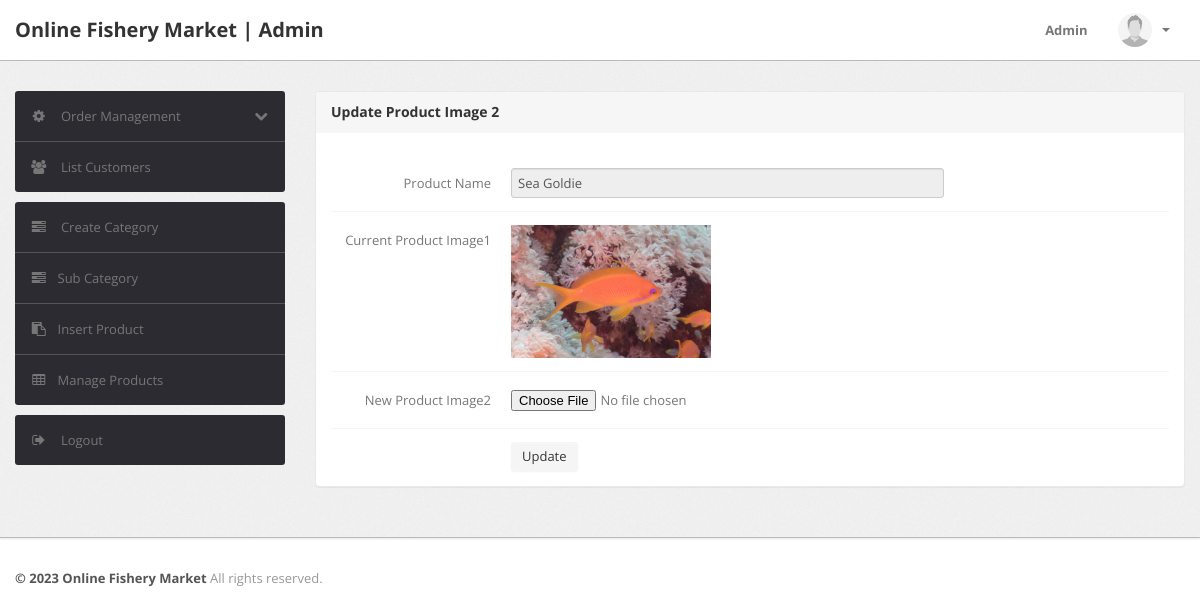
Page /css/admin/update-image2.php?id=1 (signed in) on the committed database.
### tables this page shows
CREATE TABLE `products` (
  `id` int(11) NOT NULL,
  `category` int(11) NOT NULL,
  `subCategory` int(11) DEFAULT NULL,
  `productName` varchar(255) DEFAULT NULL,
  `productCompany` varchar(255) DEFAULT NULL,
  `productPrice` int(11) DEFAULT NULL,
  `productPriceBeforeDiscount` int(11) DEFAULT NULL,
  `productDescription` longtext DEFAULT NULL,
  `productImage1` varchar(255) DEFAULT NULL,
  `productImage2` varchar(255) DEFAULT NULL,
  `productImage3` varchar(255) DEFAULT NULL,
  `shippingCharge` int(11) DEFAULT NULL,
  `productAvailability` varchar(255) DEFAULT NULL,
  `postingDate` timestamp NULL DEFAULT current_timestamp(),
  `updationDate` varchar(255) DEFAULT NULL
);

### css/admin/update-image2.php (the view, shortened to what this page needs)
<?php
include('include/config.php');
if(strlen($_SESSION['alogin'])==0)
	{
header('location:index.php');
}
else{
	$pid=intval($_GET['id']);
?>
<!DOCTYPE html>
<html lang="en">
<head>
	<link type="text/css" href="bootstrap/css/bootstrap.min.css" rel="stylesheet">
	<link type="text/css" href="bootstrap/css/bootstrap-responsive.min.css" rel="stylesheet">
	<link type="text/css" href="css/theme.css" rel="stylesheet">
	<link type="text/css" href="images/icons/css/font-awesome.css" rel="stylesheet">
</head>
<body>
<?php include('include/header.php');?>
	<div class="wrapper">
		<div class="container">
			<div class="row">
<?php include('include/sidebar.php');?>
			<div class="span9">
					<div class="content">
						<div class="module">
							<div class="module-head">
								<h3>Update Product Image 2</h3>
							</div>
							<div class="module-body">
									<br />
			<form class="form-horizontal row-fluid" name="insertproduct" method="post" enctype="multipart/form-data">
<?php
$query=mysqli_query($con,"select productName,productImage2 from products where id='$pid'");
while($row=mysqli_fetch_array($query))
{
?>
<div class="control-group">
<label class="control-label" for="basicinput">Product Name</label>
<div class="controls">
<input type="text"    name="productName"  readonly value="<?php echo htmlentities($row['productName']);?>" class="span8 tip" required>
</div>
</div>
<div class="control-group">
<label class="control-label" for="basicinput">Current Product Image1</label>
<div class="controls">
<img src="productimages/<?php echo htmlentities($pid);?>/<?php echo htmlentities($row['productImage2']);?>" width="200" height="100">
</div>
</div>
<div class="control-group">
<label class="control-label" for="basicinput">New Product Image2</label>
<div class="controls">
<input type="file" name="productimage2" id="productimage2" value="" class="span8 tip" required>
</div>
</div>
<?php } ?>
	<div class="control-group">
											<div class="controls">
												<button type="submit" name="submit" class="btn">Update</button>
											</div>
										</div>
									</form>
							</div>
						</div>
					</div>
				</div>
			</div>
		</div>
	</div>
<?php include('include/footer.php');?>
</body>
<?php } ?>

### css/admin/css/theme.css (style rules this page uses)
body { font-size: 13px; font-family: 'Open Sans', Arial, sans-serif; background: #fff; color: #777 }
h1, h2, h3, h4, h5, h6 { color: #333; margin-top: 0 }
h3 { font-size: 20px }
.wrapper { background: url(../images/bg.png) #eee; border-bottom: 1px solid #bbb; -webkit-box-shadow: 0 1px 2px rgba(0,0,0,0.1); -moz-box-shadow: 0 1px 2px rgba(0,0,0,0.1); box-shadow: 0 1px 2px rgba(0,0,0,0.1); padding: 30px 0 }
form { margin: 0 }
select, textarea, input[type="text"], input[type="password"], input[type="datetime"], input[type="datetime-local"], input[type="date"], input[type="month"], input[type="time"], input[type="week"], input[type="number"], input[type="email"], input[type="url"], input[type="search"], input[type="tel"], input[type="color"], .uneditable-input, label, input, button, select, textarea { -webkit-border-radius: 3px; -moz-border-radius: 3px; border-radius: 3px; font-size: 13px; font-family: 'Open Sans', Tahoma, Arial, sans-serif }
.module { background: #fff; -webkit-border-radius: 3px; -moz-border-radius: 3px; border-radius: 3px; border: 1px solid #ccc; border-bottom-color: #bbb; -webkit-box-shadow: 0 0 1px rgba(0,0,0,0.2); -moz-box-shadow: 0 0 1px rgba(0,0,0,0.2); box-shadow: 0 0 1px rgba(0,0,0,0.2); margin-bottom: 30px }
.form-horizontal .control-group, .form-vertical .control-group { margin-bottom: 0 }
.form-horizontal .control-group+.control-group, .form-vertical .control-group+.control-group { margin-top: 13px; padding-top: 13px; border-top: 1px solid #f5f5f5 }
.btn, .btn-box { -webkit-border-radius: 3px; -moz-border-radius: 3px; border-radius: 3px }
.btn { font-size: 13px; font-weight: 600 }
.btn { display: inline-block; margin-bottom: 0; font-weight: 400; text-align: center; vertical-align: middle; cursor: pointer; background-image: none; border: 1px solid transparent; white-space: nowrap; padding: 4px 10px; font-size: 13px; line-height: 1.42857; border-radius: 4px; -webkit-user-select: none; -moz-user-select: none; -ms-user-select: none; user-select: none }
.module { box-shadow: 0 0 3px rgba(0,0,0,.1); border-color: #e9e9e9; margin-bottom: 20px; background-color: #fff; border-radius: 4px; -webkit-box-shadow: 0 1px 1px rgba(0,0,0,.05); box-shadow: 0 1px 1px rgba(0,0,0,.05); }
.module-head { color: #767676; background-color: #f6f6f6; border-color: #e9e9e9; padding: 10px 15px; border-bottom: 1px solid transparent; border-top-right-radius: 3px; border-top-left-radius: 3px; }
.module-head h3 { font-size: 14px; line-height: 20px; height: 20px; margin: 0 }
.module-body { padding: 15px }

### rows in the picture
products: productName "Sea Goldie", productImage2 (picture)
